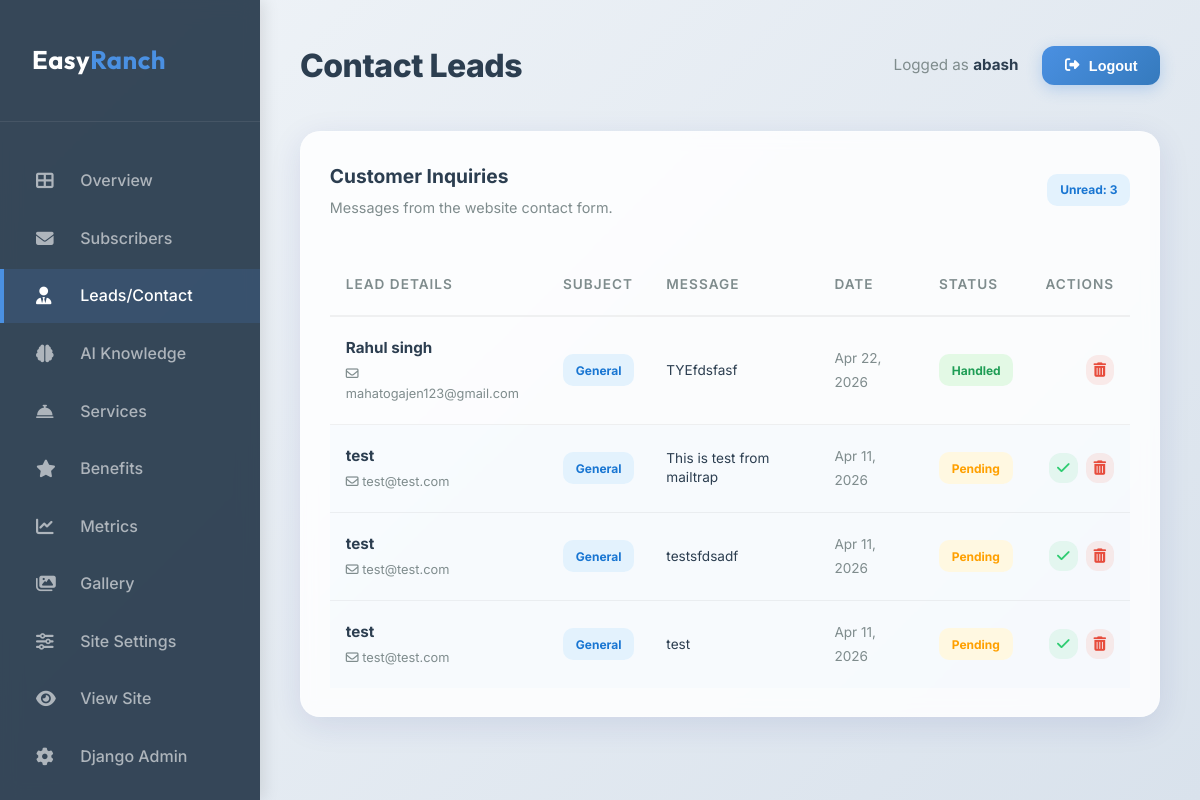
/dashboard/leads/ (signed in), run on an earlier commit of the app's database.
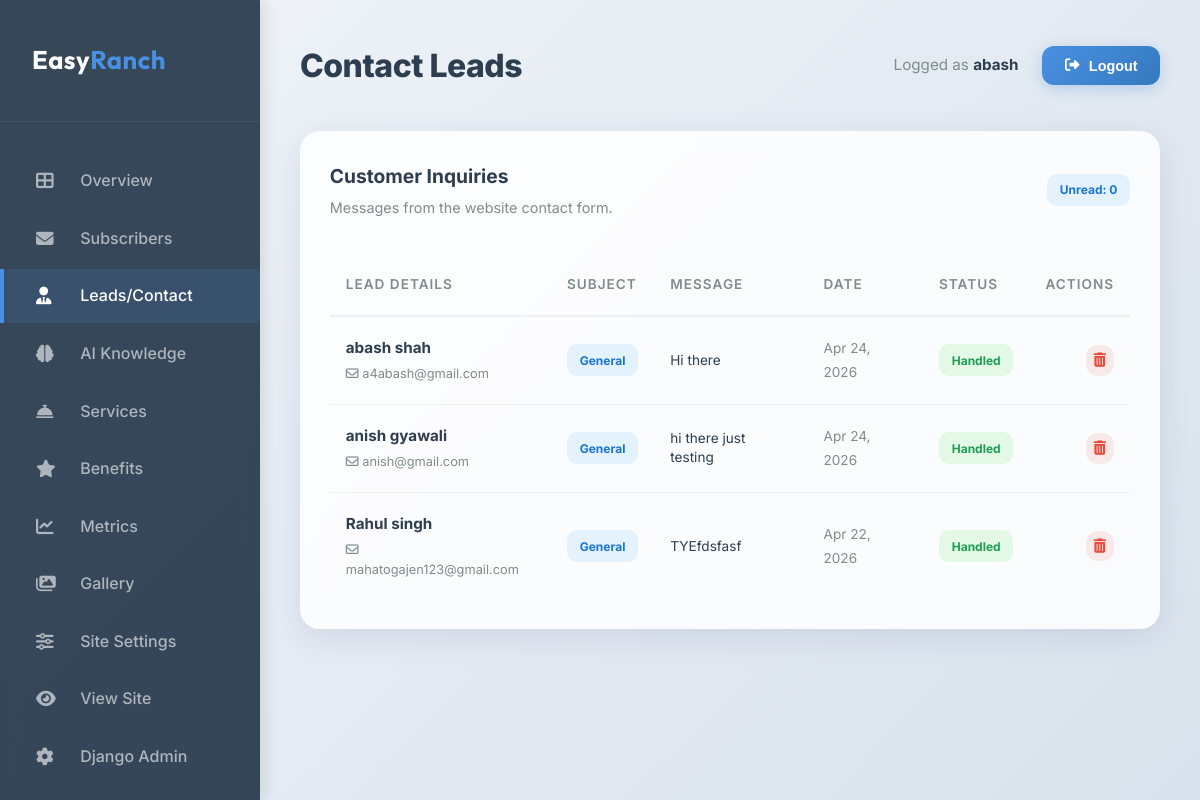
And on a later commit of the database.
### core/models.py (models this page shows, shortened)
class ContactSubmission(models.Model):
    STATUS_CHOICES = [
        ('PENDING', 'Pending'),
        ('REPLIED', 'Replied'),
    ]
    name = models.CharField(max_length=100)
    email = models.EmailField()
    subject = models.CharField(max_length=200, blank=True, null=True)
    message = models.TextField()
    status = models.CharField(max_length=20, choices=STATUS_CHOICES, default='PENDING')
    created_at = models.DateTimeField(auto_now_add=True)

### core/views_dashboard.py (the view)
# urls.py: path('dashboard/leads/', views_dashboard.DashboardLeadListView.as_view(), name='dashboard_leads'),
class DashboardLeadListView(StaffRequiredMixin, ListView):
    model = ContactSubmission
    template_name = 'dashboard/leads.html'
    context_object_name = 'items'
    paginate_by = 15
    ordering = ['-created_at']
    def get_context_data(self, **kwargs):
        context = super().get_context_data(**kwargs)
        context['stats'] = {
            'leads_unread': ContactSubmission.objects.filter(status='PENDING').count(),
        }
        return context

### core/views_dashboard.py (called while the page is built)
    @method_decorator(staff_member_required(login_url='admin:login'))
    def dispatch(self, *args, **kwargs):
        return super().dispatch(*args, **kwargs)

### templates/dashboard/leads.html (shortened to what this page needs)
{% extends 'dashboard/base.html' %}
{% block page_title %}Contact Leads{% endblock %}
{% block content %}
<div class="db-card">
    <div class="db-section-head">
        <div>
            <h3 class="db-section-title">Customer Inquiries</h3>
            <p class="db-section-subtitle">Messages from the website contact form.</p>
        </div>
        <div class="db-section-actions">
            <span class="badge badge-info">Unread: {{ stats.leads_unread }}</span>
        </div>
    </div>
    <div style="overflow-x: auto;">
        <table class="db-table">
            <thead>
                <tr>
                    <th>Lead Details</th>
                    <th>Subject</th>
                    <th>Message</th>
                    <th>Date</th>
                    <th>Status</th>
                    <th class="db-text-right">Actions</th>
                </tr>
            </thead>
            <tbody>
                {% for lead in items %}
                <tr {% if lead.status == 'PENDING' %}style="background: rgba(74, 144, 226, 0.02);"{% endif %}>
                    <td>
                        <div style="display: flex; flex-direction: column; gap: 0.2rem;">
                            <span style="font-weight: 700; color: var(--db-secondary);">{{ lead.name }}</span>
                            <span style="font-size: 0.8rem; color: var(--db-text-muted);"><i class="far fa-envelope"></i> {{ lead.email }}</span>
                        </div>
                    </td>
                    <td><span class="badge badge-info">{{ lead.subject|default:"General" }}</span></td>
                    <td>
                        <div style="max-width: 300px; font-size: 0.85rem; line-height: 1.4; color: var(--db-text);" title="{{ lead.message }}">
                            {{ lead.message|truncatewords:15 }}
                        </div>
                    </td>
                    <td>
                        <span style="font-size: 0.85rem; color: var(--db-text-muted);">{{ lead.created_at|date:"M d, Y" }}</span>
                    </td>
                    <td>
                        {% if lead.status == 'PENDING' %}
                        <span class="badge badge-warning">Pending</span>
                        {% elif lead.status == 'REPLIED' %}
                        <span class="badge badge-success">Handled</span>
                        {% else %}
                        <span class="badge badge-danger">{{ lead.status }}</span>
                        {% endif %}
                    </td>
                    <td class="db-text-right">
                        <div class="db-action-group">
                            {% if lead.status == 'PENDING' %}
                            <form action="{% url 'dashboard_lead_mark_replied' lead.id %}" method="post" style="display: inline;">
                                <button type="submit" class="db-btn db-btn-icon db-btn-success-soft" title="Mark as Replied">
                                    <i class="fas fa-check"></i>
                                </button>
                            </form>
                            {% endif %}
                            <form action="{% url 'dashboard_lead_delete' lead.id %}" method="post" style="display: inline;" onsubmit="return confirm('Delete this lead?');">
                                <button type="submit" class="db-btn db-btn-icon db-btn-danger-soft" title="Delete Inquiry">
                                    <i class="fas fa-trash-alt"></i>
                                </button>
                            </form>
                        </div>
                    </td>
                </tr>
                {% endfor %}
            </tbody>
        </table>
    </div>
</div>
{% endblock %}

What changed in the data, as far as the page shows it:
removed ContactSubmission: name "test", email "test@test.com", subject "General", message "This is test from mailtrap", created_at "Apr 11, 2026", status "Pending"
removed ContactSubmission: name "test", email "test@test.com", subject "General", message "testsfdsadf", created_at "Apr 11, 2026", status "Pending"
removed ContactSubmission: name "test", email "test@test.com", subject "General", message "test", created_at "Apr 11, 2026", status "Pending"
added ContactSubmission: name "abash shah", email "a4abash@gmail.com", subject "General", message "Hi there", created_at "Apr 24, 2026", status "Handled"
added ContactSubmission: name "anish gyawali", email "anish@gmail.com", subject "General", message "hi there just testing", created_at "Apr 24, 2026", status "Handled"
Also different on the page:
{{ stats.leads_unread }}: "3" → "0"
